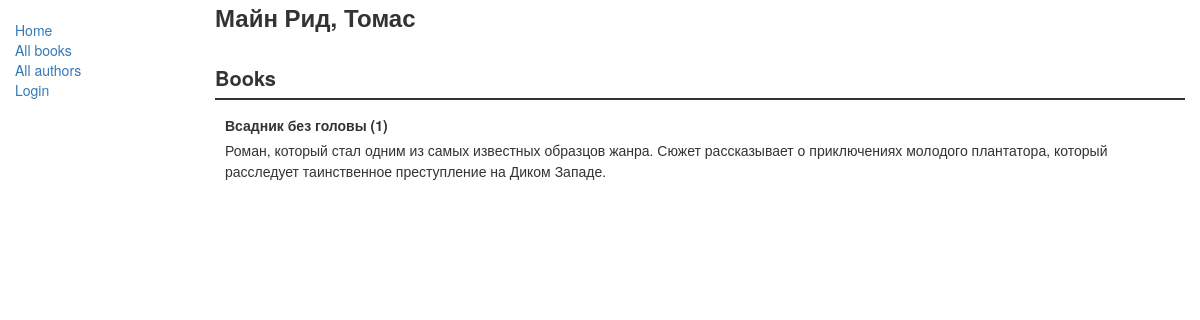
The app's page /catalog/author/1 with its own data.
### catalog/models.py (models this page shows, shortened)
class Author(models.Model):
    first_name = models.CharField(max_length=100)
    last_name = models.CharField(max_length=100)
    date_of_birth = models.DateField(null=True, blank=True)
    date_of_death = models.DateField('died', null=True, blank=True)

class Book(models.Model):
    title = models.CharField(max_length=200)
    author = models.ForeignKey('Author', on_delete=models.SET_NULL, null=True)
    summary = models.TextField(max_length=1000, help_text="Enter a brief description of the book")
    isbn = models.CharField('ISBN',max_length=13, help_text='13 Character <a href="https://www.isbn-international.org/content/what-isbn">ISBN number</a>')
    genre = models.ManyToManyField(Genre, help_text="Select a genre for this book")
    def display_genre(self):
        """
        Creates a string for the Genre. This is required to display genre in Admin.
        """
        return ', '.join([genre.name for genre in self.genre.all()[:3]])
    display_genre.short_description = 'Genre'

### catalog/views.py (the view)
# urls.py: re_path(r'^author/(?P<pk>\d+)$', views.AuthorDetailView.as_view(), name='author-detail'),
class AuthorDetailView(generic.DetailView):
    model = Author

### catalog/templates/catalog/author_detail.html (shortened to what this page needs)
{% extends "base_generic.html" %}
{% block content %}
<div class="author-name">{{ author.last_name }}, {{ author.first_name }}</div>
<div class="books-section">
    <div class="books-title">Books</div>
    {% for book in author.book_set.all %}
    <div class="book-item">
        <div class="book-title">
            {{ book.title }}
            {% with book.bookinstance_set.count as copy_count %}
            {% if copy_count > 0 %}
            ({{ copy_count }})
            {% endif %}
            {% endwith %}
        </div>
        {% if book.summary %}
        <div class="book-summary">{{ book.summary }}</div>
        {% endif %}
    </div>
    {% empty %}
    <div>No books available for this author.</div>
    {% endfor %}
</div>
{% endblock %}

### catalog/templates/catalog/author_detail.html (style rules this page uses)
.author-name { font-size: 24px; font-weight: bold; margin-bottom: 5px; }
.books-section { margin-top: 30px; }
.books-title { font-size: 20px; font-weight: bold; margin-bottom: 15px; border-bottom: 2px solid #333; padding-bottom: 5px; }
.book-item { margin-bottom: 25px; padding-left: 10px; }
.book-title { font-weight: bold; margin-bottom: 5px; }
.book-summary { color: #333; line-height: 1.5; }

### records on screen
Author: last_name "Майн Рид", first_name "Томас"
Book: title "Всадник без головы", bookinstance_set.count "1", summary "Роман, который стал одним из самых известных образцов жанра. Сюжет рассказывает о приключениях молодого плантатора, который расследует таинственное преступление на Диком Западе."
